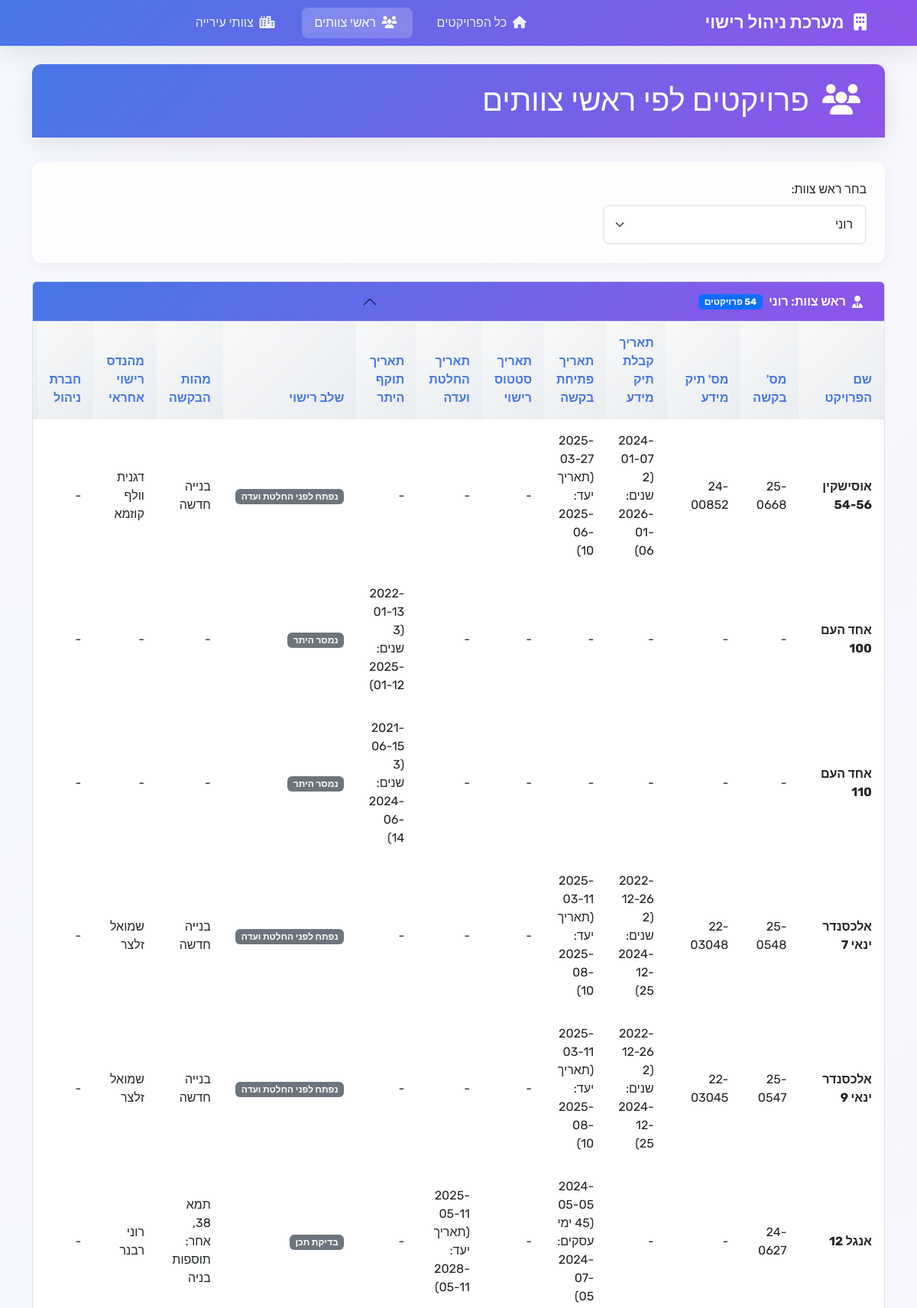
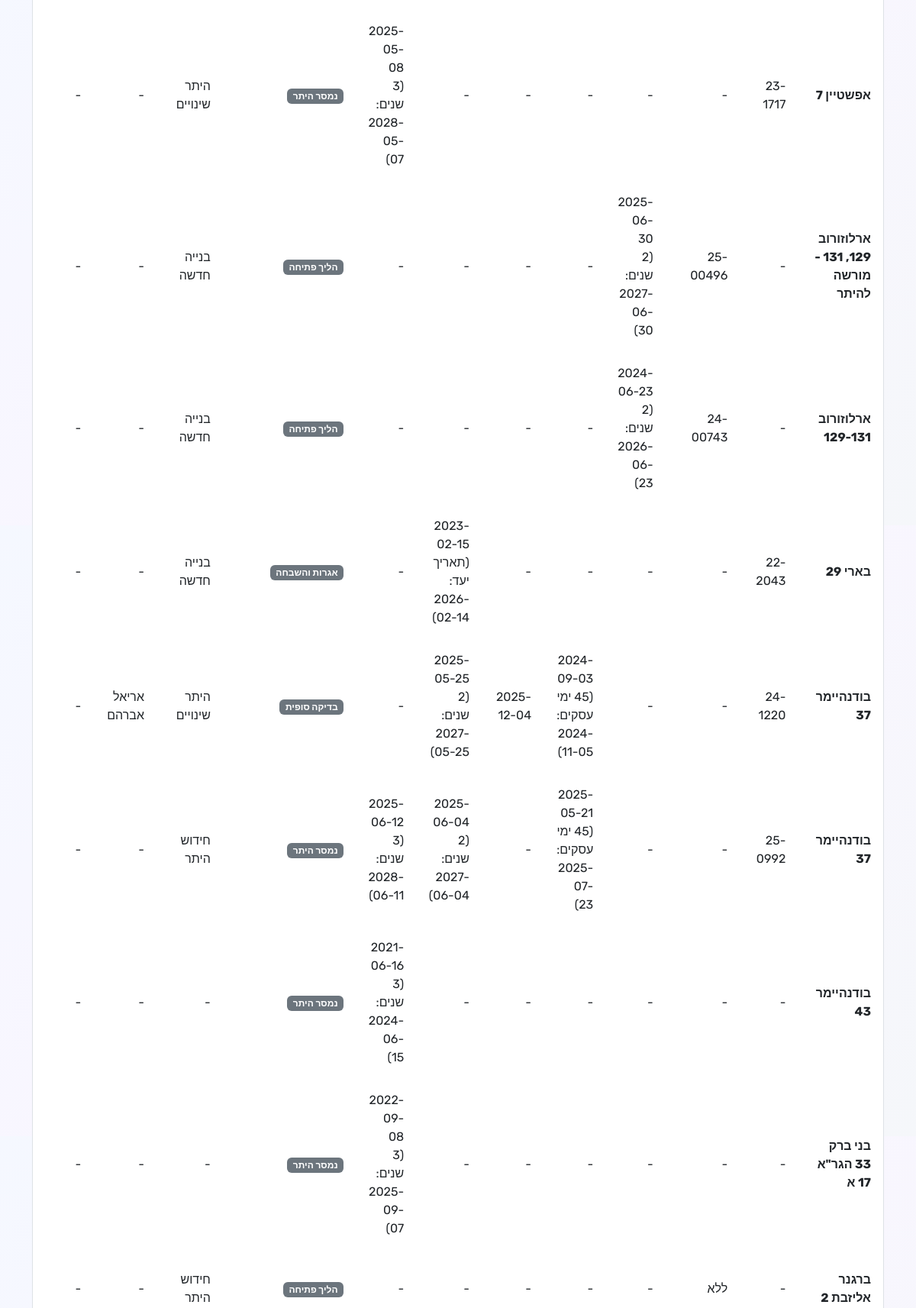
/team-leaders?team_leader=רוני (upper part), run on the app's committed database (2 pictures, top to bottom).
### tables this page shows
CREATE TABLE projects (
                id INTEGER PRIMARY KEY AUTOINCREMENT,
                project_name TEXT NOT NULL,
                request_number TEXT NOT NULL,
                date TEXT NOT NULL,
                team_leader TEXT NOT NULL,
                stage TEXT NOT NULL
            , request_date TEXT, opening_date TEXT, notes TEXT, licensing_engineer TEXT, request_types TEXT, engineer TEXT, info_file_number TEXT, status_date TEXT, management_company TEXT, entrepreneur_name TEXT, architect TEXT, city TEXT, city_team TEXT, committee_date TEXT, permit_validity_date TEXT, info_date_extension INTEGER DEFAULT 0, opening_date_extension INTEGER DEFAULT 0, status_date_extension INTEGER DEFAULT 0, committee_date_extension INTEGER DEFAULT 0, permit_validity_date_extension INTEGER DEFAULT 0, fees_transition_date TEXT, fees_type TEXT, developer_paid INTEGER DEFAULT 0, fees_transition_data TEXT);

### app.py (the view)
@app.route('/team-leaders')
def team_leaders():
    conn = get_db_connection()
    team_leaders = conn.execute("""
        SELECT DISTINCT team_leader
        FROM projects
        WHERE team_leader IS NOT NULL AND team_leader != ''
        ORDER BY team_leader
    """).fetchall()
    team_leader_filter = request.args.get('team_leader', '')
    query = """
        SELECT
            id, project_name, request_number, info_file_number,
            date, opening_date, status_date, committee_date, permit_validity_date,
            team_leader, stage, request_types, engineer, management_company,
            entrepreneur_name, architect, city, notes,
            info_date_extension, opening_date_extension, status_date_extension,
            committee_date_extension, permit_validity_date_extension, city_team
        FROM projects
    """
    params = []
    if team_leader_filter:
        query += " WHERE team_leader = ?"
        params.append(team_leader_filter)
    query += " ORDER BY team_leader, project_name"
    projects = conn.execute(query, params).fetchall()
    projects_by_leader = {}
    for project in projects:
        project_dict = dict(project)
        if project_dict.get('date'):
            project_dict['formatted_info_date'] = format_date_with_extension(
                project_dict['date'],
                project_dict.get('info_date_extension', 0),
                'info'
            )
        if project_dict.get('opening_date'):
            project_dict['formatted_opening_date'] = format_date_with_extension(
                project_dict['opening_date'],
                project_dict.get('opening_date_extension', 0),
                'opening'
            )
        if project_dict.get('committee_date'):
            project_dict['formatted_committee_date'] = format_date_with_extension(
                project_dict['committee_date'],
                project_dict.get('committee_date_extension', 0),
                'committee'
            )
        if project_dict.get('permit_validity_date'):
            project_dict['formatted_permit_date'] = format_date_with_extension(
                project_dict['permit_validity_date'],
                project_dict.get('permit_validity_date_extension', 0),
                'permit'
            )
        project_dict['row_color'] = get_row_color_class(project_dict)
        leader = project_dict['team_leader']
        if leader not in projects_by_leader:
            projects_by_leader[leader] = []
        projects_by_leader[leader].append(project_dict)
    conn.close()
    return render_template('team_leaders.html',
                         projects_by_leader=projects_by_leader,
                         team_leaders=[tl['team_leader'] for tl in team_leaders],
                         current_team_leader=team_leader_filter)

### app.py (called while the page is built, shortened)
def get_db_connection():
    conn = sqlite3.connect(DATABASE_PATH)
    conn.row_factory = sqlite3.Row
    return conn

def format_date_with_extension(original_date_str, extension_value, field_type):
    if not original_date_str:
        return ""
    try:
        original_date = datetime.strptime(original_date_str, '%Y-%m-%d')
        if extension_value < -100000000:
            date_number = abs(extension_value + 100000000)
            year = date_number // 10000
            month = (date_number % 10000) // 100
            day = date_number % 100
            try:
                target_date = datetime(year, month, day)
                return f"{original_date_str}<br>(תאריך יעד: {target_date.strftime('%Y-%m-%d')})"
            except ValueError:
                pass
        else:
            return format_base_date_by_type(original_date_str, field_type)
    except Exception as e:
        return original_date_str

def calculate_base_date_by_type(original_date, field_type):
    if field_type == 'opening':
        business_target = calculate_business_days(original_date.strftime('%Y-%m-%d'), 45)
        return datetime.strptime(business_target, '%Y-%m-%d') if business_target else original_date + timedelta(days=180)
    elif field_type in ['info', 'committee']:
        return original_date + timedelta(days=730)
    elif field_type == 'permit':
        return original_date + timedelta(days=1095)
    else:
        return original_date + timedelta(days=180)

def format_base_date_by_type(original_date_str, field_type):
    if not original_date_str:
        return ""
    try:
        original_date = datetime.strptime(original_date_str, '%Y-%m-%d')
        base_date = calculate_base_date_by_type(original_date, field_type)
        if field_type == 'opening':
            business_target = calculate_business_days(original_date_str, 45)
            return f"{original_date_str}<br>(45 ימי עסקים: {business_target})"
        elif field_type in ['info', 'committee']:
            return f"{original_date_str}<br>(2 שנים: {base_date.strftime('%Y-%m-%d')})"
        elif field_type == 'permit':
            return f"{original_date_str}<br>(3 שנים: {base_date.strftime('%Y-%m-%d')})"
        else:
            return original_date_str
    except:
        return original_date_str

### templates/team_leaders.html (shortened to what this page needs)
{% extends "base.html" %}
{% block content %}
<div class="row">
    <div class="col-12">
        <div class="card">
            <div class="card-header">
                <h1 class="mb-0">
                    <i class="fas fa-users me-2"></i>
                    פרויקטים לפי ראשי צוותים
                </h1>
            </div>
        </div>
        <div class="filter-section">
            <form method="GET" class="row g-3">
                <div class="col-md-4">
                    <label for="team_leader" class="form-label">בחר ראש צוות:</label>
                    <select class="form-select" name="team_leader" id="team_leader" onchange="this.form.submit()">
                        {% for team_leader in team_leaders %}
                        <option value="{{ team_leader }}" {{ 'selected' if team_leader == current_team_leader }}>
                            {{ team_leader }}
                        </option>
                        {% endfor %}
                    </select>
                </div>
            </form>
        </div>
        <div class="accordion" id="teamLeadersAccordion">
            {% for team_leader, projects in projects_by_leader.items() %}
            <div class="accordion-item">
                <h2 class="accordion-header" id="heading{{ loop.index }}">
                    <button class="accordion-button {{ 'collapsed' if not current_team_leader or current_team_leader != team_leader }}"
                            type="button"
                            data-bs-toggle="collapse"
                            data-bs-target="#collapse{{ loop.index }}"
                            aria-expanded="{{ 'true' if current_team_leader == team_leader else 'false' }}"
                            aria-controls="collapse{{ loop.index }}">
                        <i class="fas fa-user-tie me-2"></i>
                        ראש צוות: {{ team_leader }}
                        <span class="badge bg-primary ms-2">{{ projects|length }} פרויקטים</span>
                    </button>
                </h2>
                <div id="collapse{{ loop.index }}"
                     class="accordion-collapse collapse {{ 'show' if current_team_leader == team_leader or not current_team_leader }}"
                     aria-labelledby="heading{{ loop.index }}"
                     data-bs-parent="#teamLeadersAccordion">
                    <div class="accordion-body p-0">
                        <div class="table-responsive">
                            <table class="table table-hover mb-0">
                                <thead>
                                    <tr>
                                        <th>שם הפרויקט</th>
                                        <th>מס' בקשה</th>
                                        <th>מס' תיק מידע</th>
                                        <th>תאריך קבלת תיק מידע</th>
                                        <th>תאריך פתיחת בקשה</th>
                                        <th>תאריך סטטוס רישוי</th>
                                        <th>תאריך החלטת ועדה</th>
                                        <th>תאריך תוקף היתר</th>
                                        <th>שלב רישוי</th>
                                        <th>מהות הבקשה</th>
                                        <th>מהנדס רישוי אחראי</th>
                                        <th>חברת ניהול</th>
                                        <th>שם היזם</th>
                                    </tr>
                                </thead>
                                <tbody>
                                    {% for project in projects %}
                                    <tr class="{% if project.row_color %}row-{{ project.row_color }}{% endif %}">
                                        <td class="fw-bold">{{ project.project_name or '-' }}</td>
                                        <td>{{ project.request_number or '-' }}</td>
                                        <td>{{ project.info_file_number or '-' }}</td>
                                        <td>{{ project.formatted_info_date|safe or project.date or '-' }}</td>
                                        <td>{{ project.formatted_opening_date|safe or project.opening_date or '-' }}</td>
                                        <td>{{ project.status_date or '-' }}</td>
                                        <td>{{ project.formatted_committee_date|safe or project.committee_date or '-' }}</td>
                                        <td>{{ project.formatted_permit_date|safe or project.permit_validity_date or '-' }}</td>
                                        <td>
                                            <span class="badge bg-secondary">{{ project.stage or '-' }}</span>
                                        </td>
                                        <td>{{ project.request_types or '-' }}</td>
                                        <td>{{ project.engineer or '-' }}</td>
                                        <td>{{ project.management_company or '-' }}</td>
                                        <td>{{ project.entrepreneur_name or '-' }}</td>
                                    </tr>
                                    {% endfor %}
                                </tbody>
                            </table>
                        </div>
                    </div>
                </div>
            </div>
            {% endfor %}
        </div>
    </div>
</div>
{% endblock %}

### templates/base.html (style rules this page uses)
:root { --primary-gradient: linear-gradient(135deg, #4776E6 0%, #8E54E9 100%); --primary-color: #4776E6; --secondary-color: #8E54E9; --bg-gradient: linear-gradient(135deg, #f5f8ff 0%, #f9f6ff 50%, #f5f7fa 100%); --card-shadow: 0 8px 32px rgba(0, 0, 0, 0.1); --border-radius: 12px; }
* { font-family: 'Rubik', -apple-system, BlinkMacSystemFont, 'Segoe UI', sans-serif; }
body { background: var(--bg-gradient); min-height: 100vh; direction: rtl; }
.card { border: none; border-radius: var(--border-radius); box-shadow: var(--card-shadow); backdrop-filter: blur(10px); background: rgba(255, 255, 255, 0.95); margin-bottom: 2rem; }
.card-header { background: var(--primary-gradient); color: white; border: none; border-radius: var(--border-radius) var(--border-radius) 0 0 !important; font-weight: 600; padding: 1.5rem; }
.form-control, .form-select { border: 2px solid #e9ecef; border-radius: 8px; padding: 0.75rem 1rem; transition: all 0.3s ease; }
.table { border-radius: var(--border-radius); overflow: hidden; box-shadow: none; }
.table thead th { background: linear-gradient(135deg, #f8f9fa 0%, #e9ecef 100%); border: none; font-weight: 600; color: var(--primary-color); text-align: right; padding: 1rem; }
.table tbody td { border: none; padding: 1rem; text-align: right; vertical-align: middle; }
.table tbody tr { transition: all 0.3s ease; }
.row-warning { background-color: rgba(255, 255, 204, 0.7) !important; }
.row-approaching { background-color: rgba(255, 182, 193, 0.7) !important; }
.row-committee_expiring { background-color: rgba(173, 216, 230, 0.7) !important; }
.filter-section { background: rgba(255, 255, 255, 0.9); padding: 1.5rem; border-radius: var(--border-radius); margin-bottom: 1.5rem; box-shadow: 0 4px 15px rgba(0, 0, 0, 0.05); }
.accordion-button { background: rgba(255, 255, 255, 0.9); border: none; font-weight: 600; color: var(--primary-color); }
.accordion-button:not(.collapsed) { background: var(--primary-gradient); color: white; }

### data on the page
projects: team_leader "רוני", projects "54", project_name "אוסישקין 54-56", request_number "25-0668", info_file_number "24-00852", formatted_info_date "2024-01-07 (2 שנים: 2026-01-06)", formatted_opening_date "2025-03-27 (תאריך יעד: 2025-06-10)", status_date "-", formatted_committee_date "-", formatted_permit_date "-", stage "נפתח לפני החלטת ועדה", request_types "בנייה חדשה", engineer "דגנית וולף קוזמא", management_company "-"
projects: project_name "אחד העם 100", request_number "-", info_file_number "-", formatted_info_date "-", formatted_opening_date "-", status_date "-", formatted_committee_date "-", formatted_permit_date "2022-01-13 (3 שנים: 2025-01-12)", stage "נמסר היתר", request_types "-", engineer "-", management_company "-"
projects: project_name "אחד העם 110", request_number "-", info_file_number "-", formatted_info_date "-", formatted_opening_date "-", status_date "-", formatted_committee_date "-", formatted_permit_date "2021-06-15 (3 שנים: 2024-06-14)", stage "נמסר היתר", request_types "-", engineer "-", management_company "-"
projects: project_name "אלכסנדר ינאי 7", request_number "25-0548", info_file_number "22-03048", formatted_info_date "2022-12-26 (2 שנים: 2024-12-25)", formatted_opening_date "2025-03-11 (תאריך יעד: 2025-08-10)", status_date "-", formatted_committee_date "-", formatted_permit_date "-", stage "נפתח לפני החלטת ועדה", request_types "בנייה חדשה", engineer "שמואל זלצר", management_company "-"
projects: project_name "אלכסנדר ינאי 9", request_number "25-0547", info_file_number "22-03045", formatted_info_date "2022-12-26 (2 שנים: 2024-12-25)", formatted_opening_date "2025-03-11 (תאריך יעד: 2025-08-10)", status_date "-", formatted_committee_date "-", formatted_permit_date "-", stage "נפתח לפני החלטת ועדה", request_types "בנייה חדשה", engineer "שמואל זלצר", management_company "-"
projects: project_name "אנגל 12", request_number "24-0627", info_file_number "-", formatted_info_date "-", formatted_opening_date "2024-05-05 (45 ימי עסקים: 2024-07-05)", status_date "-", formatted_committee_date "2025-05-11 (תאריך יעד: 2028-05-11)", formatted_permit_date "-", stage "בדיקת תכן", request_types "תמא 38, אחר: תוספות בניה", engineer "רוני רבנר", management_company "-"
projects: project_name "אפשטיין 7", request_number "23-1717", info_file_number "-", formatted_info_date "-", formatted_opening_date "-", status_date "-", formatted_committee_date "-", formatted_permit_date "2025-05-08 (3 שנים: 2028-05-07)", stage "נמסר היתר", request_types "היתר שינויים", engineer "-", management_company "-"
projects: project_name "ארלוזורוב 129, 131 - מורשה להיתר", request_number "-", info_file_number "25-00496", formatted_info_date "2025-06-30 (2 שנים: 2027-06-30)", formatted_opening_date "-", status_date "-", formatted_committee_date "-", formatted_permit_date "-", stage "הליך פתיחה", request_types "בנייה חדשה", engineer "-", management_company "-"
projects: project_name "ארלוזורוב 129-131", request_number "-", info_file_number "24-00743", formatted_info_date "2024-06-23 (2 שנים: 2026-06-23)", formatted_opening_date "-", status_date "-", formatted_committee_date "-", formatted_permit_date "-", stage "הליך פתיחה", request_types "בנייה חדשה", engineer "-", management_company "-"
projects: project_name "בארי 29", request_number "22-2043", info_file_number "-", formatted_info_date "-", formatted_opening_date "-", status_date "-", formatted_committee_date "2023-02-15 (תאריך יעד: 2026-02-14)", formatted_permit_date "-", stage "אגרות והשבחה", request_types "בנייה חדשה", engineer "-", management_company "-"
projects: project_name "בודנהיימר 37", request_number "24-1220", info_file_number "-", formatted_info_date "-", formatted_opening_date "2024-09-03 (45 ימי עסקים: 2024-11-05)", status_date "2025-12-04", formatted_committee_date "2025-05-25 (2 שנים: 2027-05-25)", formatted_permit_date "-", stage "בדיקה סופית", request_types "היתר שינויים", engineer "אריאל אברהם", management_company "-"
projects: project_name "בודנהיימר 37", request_number "25-0992", info_file_number "-", formatted_info_date "-", formatted_opening_date "2025-05-21 (45 ימי עסקים: 2025-07-23)", status_date "-", formatted_committee_date "2025-06-04 (2 שנים: 2027-06-04)", formatted_permit_date "2025-06-12 (3 שנים: 2028-06-11)", stage "נמסר היתר", request_types "חידוש היתר", engineer "-", management_company "-"
projects: project_name "בודנהיימר 43", request_number "-", info_file_number "-", formatted_info_date "-", formatted_opening_date "-", status_date "-", formatted_committee_date "-", formatted_permit_date "2021-06-16 (3 שנים: 2024-06-15)", stage "נמסר היתר", request_types "-", engineer "-", management_company "-"
projects: project_name "בני ברק 33 הגר\"א 17 א", request_number "-", info_file_number "-", formatted_info_date "-", formatted_opening_date "-", status_date "-", formatted_committee_date "-", formatted_permit_date "2022-09-08 (3 שנים: 2025-09-07)", stage "נמסר היתר", request_types "-", engineer "-", management_company "-"
projects: project_name "ברגנר אליזבת 2", request_number "-", info_file_number "ללא", formatted_info_date "-", formatted_opening_date "-", status_date "-", formatted_committee_date "-", formatted_permit_date "-", stage "הליך פתיחה", request_types "חידוש היתר", engineer "-", management_company "-"

### other printed values
form field team_leader "רוני"
